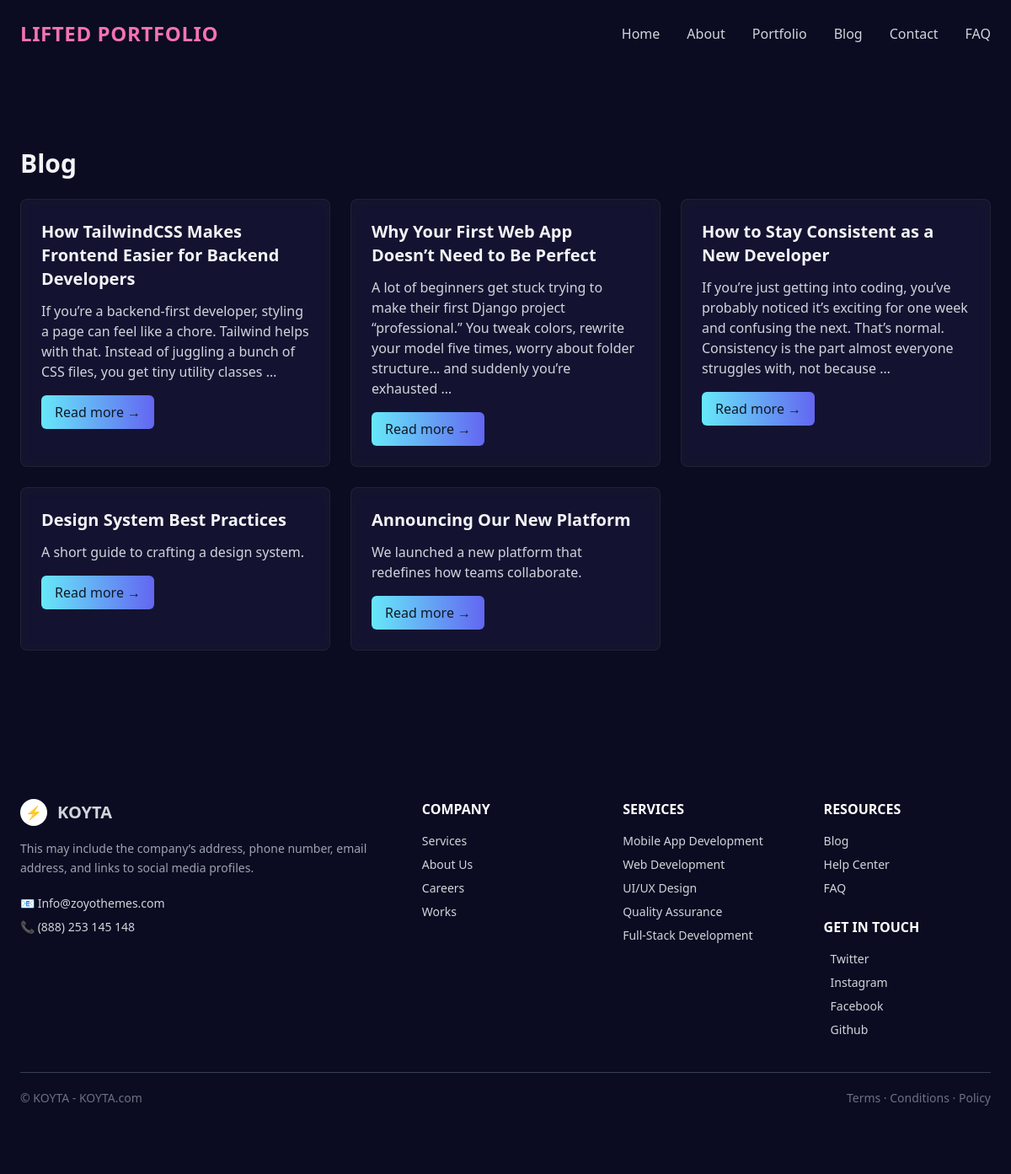
Screenshot of /blog/ with the database file from the repository.
### pot/models.py (models this page shows, shortened)
class Post(models.Model):
	title = models.CharField(max_length=200)
	slug = models.SlugField(max_length=200, unique=True)
	excerpt = models.TextField(blank=True)
	content = models.TextField()
	published = models.BooleanField(default=True)
	published_at = models.DateTimeField(null=True, blank=True)
	created_at = models.DateTimeField(auto_now_add=True)
	updated_at = models.DateTimeField(auto_now=True)
	class Meta:
		ordering = ['-published_at', '-created_at']
	def get_absolute_url(self):
		from django.urls import reverse
		return reverse('pot:blog_detail', kwargs={'slug': self.slug})

### pot/views.py (the view)
# urls.py: path('blog/', views.blog_list, name='blog_list'),
def blog_list(request):
	posts = Post.objects.filter(published=True).order_by('-published_at', '-created_at')
	return render(request, 'pot/blog_list.html', {'posts': posts})

### pot/templates/pot/blog_list.html (shortened to what this page needs)
{% extends 'pot/base.html' %}
{% block content %}
  <div class="max-w-screen-xl mx-auto px-6 py-12">
    <h1 class="text-3xl font-bold text-gray-100 mb-6">Blog</h1>
    <div class="grid md:grid-cols-2 lg:grid-cols-3 gap-6">
      {% for post in posts %}
        <article class="glass p-6 rounded-lg">
          <h2 class="text-xl font-semibold text-gray-100 mb-2"><a href="{{ post.get_absolute_url }}">{{ post.title }}</a></h2>
          <p class="text-gray-300">{{ post.excerpt|default:post.content|truncatewords:30 }}</p>
          <a href="{{ post.get_absolute_url }}" class="inline-block mt-4 px-4 py-2 bg-gradient-to-r from-cyan-300 to-indigo-500 text-gray-900 rounded-md">Read more →</a>
        </article>
      {% empty %}
        <p class="text-gray-400">No posts found.</p>
      {% endfor %}
    </div>
  </div>
{% endblock %}

### pot/templates/pot/base.html (style rules this page uses)
.glass { background: rgba(255,255,255,0.04); border: 1px solid rgba(255,255,255,0.06); backdrop-filter: blur(8px) saturate(140%); -webkit-backdrop-filter: blur(8px) saturate(140%); }

### rows the page displays
Post: title "How TailwindCSS Makes Frontend Easier for Backend Developers", excerpt "If you’re a backend-first developer, styling a page can feel like a chore. Tailwind helps with that. Instead of juggling a bunch of CSS files, you get tiny utility classes …"
Post: title "Why Your First Web App Doesn’t Need to Be Perfect", excerpt "A lot of beginners get stuck trying to make their first Django project “professional.” You tweak colors, rewrite your model five times, worry about folder structure… and suddenly you’re exhausted …"
Post: title "How to Stay Consistent as a New Developer", excerpt "If you’re just getting into coding, you’ve probably noticed it’s exciting for one week and confusing the next. That’s normal. Consistency is the part almost everyone struggles with, not because …"
Post: title "Design System Best Practices", excerpt "A short guide to crafting a design system."
Post: title "Announcing Our New Platform", excerpt "We launched a new platform that redefines how teams collaborate."
